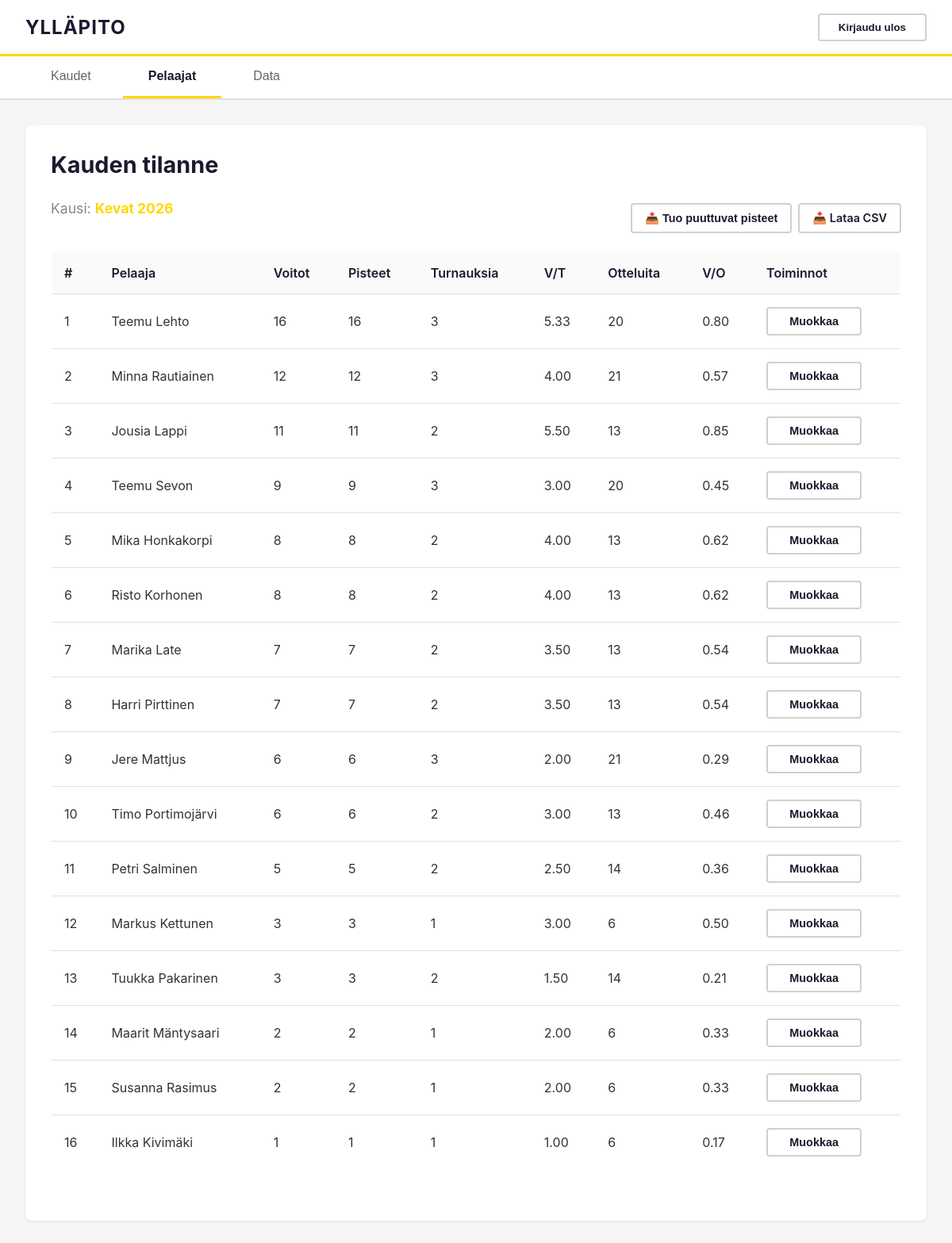
The app's page /admin/players (signed in) with its own data.
### tables this page shows
CREATE TABLE seasons (
            id INTEGER PRIMARY KEY AUTOINCREMENT,
            name TEXT NOT NULL UNIQUE,
            is_current BOOLEAN DEFAULT 0,
            created_at TIMESTAMP DEFAULT CURRENT_TIMESTAMP,
            ended_at TIMESTAMP NULL
        );

CREATE TABLE player_registry (
            id INTEGER PRIMARY KEY AUTOINCREMENT,
            first_name TEXT NOT NULL CHECK(length(trim(first_name)) > 0 AND length(first_name) <= 100),
            last_name TEXT NOT NULL CHECK(length(trim(last_name)) > 0 AND length(last_name) <= 100),
            created_at TIMESTAMP DEFAULT CURRENT_TIMESTAMP,
            UNIQUE(first_name, last_name)
        );

### app.py (the view)
@app.route('/admin/players')
def admin_players():
    db = get_db_connection()
    current_season = get_current_season(db)
    if not current_season:
        flash('Ei aktiivista kautta')
        return redirect('/admin')
    players = db.execute('''
        SELECT
            pr.id,
            pr.first_name,
            pr.last_name,
            COALESCE(auto.auto_points, 0) + COALESCE(adj.adjustment, 0) as wins,
            COALESCE(auto.auto_points, 0) + COALESCE(adj.adjustment, 0) as total_points,
            COALESCE(adj.adjustment, 0) as adjustment,
            COALESCE(auto.auto_tournaments, 0) + COALESCE(adj.tournaments_adjustment, 0) as tournaments_played,
            COALESCE(auto.auto_matches, 0) + COALESCE(adj.matches_adjustment, 0) as matches_played,
            CASE
                WHEN (COALESCE(auto.auto_tournaments, 0) + COALESCE(adj.tournaments_adjustment, 0)) > 0
                THEN ROUND(
                    CAST(COALESCE(auto.auto_points, 0) + COALESCE(adj.adjustment, 0) AS FLOAT) /
                    (COALESCE(auto.auto_tournaments, 0) + COALESCE(adj.tournaments_adjustment, 0)),
                    2
                )
                ELSE 0
            END as wins_per_tournament,
            CASE
                WHEN (COALESCE(auto.auto_matches, 0) + COALESCE(adj.matches_adjustment, 0)) > 0
                THEN ROUND(
                    CAST(COALESCE(auto.auto_points, 0) + COALESCE(adj.adjustment, 0) AS FLOAT) /
                    (COALESCE(auto.auto_matches, 0) + COALESCE(adj.matches_adjustment, 0)),
                    2
                )
                ELSE 0
            END as win_rate
        FROM player_registry pr
        LEFT JOIN (
            SELECT
                pr2.id as player_id,
                COALESCE(SUM(s.points), 0) as auto_points,
                COUNT(DISTINCT m.id) as auto_matches,
                COUNT(DISTINCT t.id) as auto_tournaments
            FROM player_registry pr2
            LEFT JOIN matches m ON (pr2.id IN (m.player1_id, m.player2_id, m.player3_id, m.player4_id))
            LEFT JOIN rounds r ON m.round_id = r.id
            LEFT JOIN tournaments t ON r.tournament_id = t.id
            LEFT JOIN scores s ON (s.match_id = m.id AND s.player_id = pr2.id)
            WHERE t.season_id = ? AND m.completed = 1
            GROUP BY pr2.id
        ) auto ON pr.id = auto.player_id
        LEFT JOIN player_points_adjustment adj
            ON pr.id = adj.player_id AND adj.season_id = ?
        WHERE auto.auto_points > 0 OR adj.adjustment IS NOT NULL
        ORDER BY total_points DESC, pr.last_name ASC
    ''', (current_season['id'], current_season['id'])).fetchall()
    archived_seasons = db.execute("""
        SELECT s.*, COUNT(t.id) as tournament_count
        FROM seasons s
        LEFT JOIN tournaments t ON s.id = t.season_id
        WHERE s.is_current = 0
        GROUP BY s.id
        ORDER BY s.ended_at DESC
    """).fetchall()
    current_tournament_count = db.execute(
        "SELECT COUNT(*) as count FROM tournaments WHERE season_id = ?",
        (current_season['id'],)
    ).fetchone()['count']
    current_season_tournaments = db.execute(
        "SELECT * FROM tournaments WHERE season_id = ? ORDER BY created_at DESC",
        (current_season['id'],)
    ).fetchall()
    db_stats = {
        'seasons': db.execute('SELECT COUNT(*) as count FROM seasons').fetchone()['count'],
        'tournaments': db.execute('SELECT COUNT(*) as count FROM tournaments').fetchone()['count'],
        'players': db.execute('SELECT COUNT(*) as count FROM player_registry').fetchone()['count'],
        'matches': db.execute('SELECT COUNT(*) as count FROM matches').fetchone()['count']
    }
    return render_template('admin_dashboard.html',
                          current_season=current_season,
                          current_tournament_count=current_tournament_count,
                          current_season_tournaments=current_season_tournaments,
                          players=players,
                          archived_seasons=archived_seasons,
                          db_stats=db_stats,
                          active_tab='players')

### app.py (called while the page is built)
def get_current_season(db):
    return db.execute(
        "SELECT * FROM seasons WHERE is_current = 1"
    ).fetchone()

def get_db_connection():
    global _db_initialized
    if not _db_initialized:
        init_db()
        _db_initialized = True
        print("Database initialized successfully!")
    if 'db' not in g:
        g.db = get_db()
    return g.db

@app.before_request
def log_request_start():
    import time
    g.request_start_time = time.time()
    print(f"[REQ START] {request.method} {request.path}")

@app.after_request
def log_request_end(response):
    import time
    if hasattr(g, 'request_start_time'):
        duration = time.time() - g.request_start_time
        print(f"[REQ END] {request.method} {request.path} - {duration:.3f}s - {response.status_code}")
    return response

@app.before_request
def generate_csp_nonce():
    g.csp_nonce = base64.b64encode(secrets.token_bytes(16)).decode('utf-8')

@app.after_request
def add_security_headers(response):
    if response.content_type and 'text/html' in response.content_type:
        nonce = getattr(g, 'csp_nonce', '')
        csp = (
            f"default-src 'self'; "
            f"script-src 'self' 'nonce-{nonce}'; "
            f"style-src 'self' 'unsafe-inline'; "
            f"img-src 'self' data:; "
            f"form-action 'self'; "
            f"frame-ancestors 'none'"
        )
        response.headers['Content-Security-Policy'] = csp
    return response

@app.context_processor
def inject_csp_nonce():
    return {'csp_nonce': getattr(g, 'csp_nonce', '')}

### database.py (called while the page is built)
def get_db():
    try:
        from flask import current_app
        db_path = current_app.config.get('DATABASE', DATABASE)
    except (ImportError, RuntimeError):
        db_path = DATABASE
    uri_mode = db_path.startswith('file:')
    conn = sqlite3.connect(db_path, uri=uri_mode, timeout=10.0)
    conn.row_factory = sqlite3.Row  # Returns rows as dictionaries
    return conn

### templates/admin_dashboard.html (shortened to what this page needs)
<!DOCTYPE html>
<html lang="fi">
<head>
    <link rel="stylesheet" href="{{ url_for('static', filename='css/admin.css') }}">
</head>
<body>
    <header class="admin-header">
        <div class="admin-logo">
            YLLÄPITO
        </div>
        <div class="admin-header-right">
            <a href="{{ url_for('index') }}" style="margin-right: 15px; color: #fff; text-decoration: none; padding: 8px 16px; background: rgba(255,255,255,0.1); border-radius: 4px; display: inline-block;">
            </a>
            <form method="POST" action="/admin/logout" style="margin: 0; display: inline-block;">
                <button type="submit" class="logout-btn">Kirjaudu ulos</button>
            </form>
        </div>
    </header>
    <nav class="tab-nav">
        <button class="tab-btn {{ 'active' if active_tab == 'seasons' or not active_tab else '' }}" data-tab="seasons">Kaudet</button>
        <button class="tab-btn {{ 'active' if active_tab == 'players' else '' }}" data-tab="players-tab">Pelaajat</button>
        <button class="tab-btn" data-tab="data">Data</button>
    </nav>
    <main class="admin-container">
        <div id="players-tab" class="tab-content {{ 'active' if active_tab == 'players' else '' }}">
            <div class="tab-panel">
                <h2>Kauden tilanne</h2>
                {% if current_season %}
                <div class="season-header-row">
                    <p class="season-info">Kausi: <strong>{{ current_season.name }}</strong></p>
                    <div style="display: flex; gap: 0.5rem;">
                        <button type="button" class="btn-secondary btn-small" id="open-import-btn">
                            📤 Tuo puuttuvat pisteet
                        </button>
                        {% if players %}
                        <a href="{{ url_for('admin_export_season_standings') }}" class="btn-secondary btn-small">
                            📥 Lataa CSV
                        </a>
                        {% endif %}
                    </div>
                </div>
                {% if players %}
                <table class="admin-table players-table">
                    <thead>
                        <tr>
                            <th>#</th>
                            <th>Pelaaja</th>
                            <th>Voitot</th>
                            <th>Pisteet</th>
                            <th>Turnauksia</th>
                            <th>V/T</th>
                            <th>Otteluita</th>
                            <th>V/O</th>
                            <th>Toiminnot</th>
                        </tr>
                    </thead>
                    <tbody>
                        {% for player in players %}
                        <tr>
                            <td>{{ loop.index }}</td>
                            <td>{{ player.first_name }} {{ player.last_name }}</td>
                            <td>{{ player.wins }}</td>
                            <td>
                                {{ player.total_points }}
                            </td>
                            <td>{{ player.tournaments_played }}</td>
                            <td>{{ "%.2f"|format(player.wins_per_tournament or 0) }}</td>
                            <td>{{ player.matches_played }}</td>
                            <td>{{ "%.2f"|format(player.win_rate or 0) }}</td>
                            <td>
                                <button type="button" class="btn-secondary btn-small toggle-edit-btn" data-player-id="{{ player.id }}" data-wins="{{ player.wins }}" data-adjustment="{{ player.adjustment or 0 }}" data-total="{{ player.total_points }}">Muokkaa</button>
                            </td>
                        </tr>
                        {% endfor %}
                    </tbody>
                </table>
                {% else %}
                <p class="empty-state-message">Ei pelaajia tällä kaudella.</p>
                {% endif %}
                {% else %}
                <div class="season-card no-season">
                    <h3>⚠️ Ei aktiivista kautta</h3>
                    <p>Aktivoi tai luo kausi Kaudet-välilehdellä.</p>
                </div>
                {% endif %}
            </div>
        </div>
    </main>
</body>
</html>

### static/css/admin.css (style rules this page uses)
:root { --bg-page: #f5f5f5; --bg-surface: #ffffff; --bg-surface-alt: #fafafa; --bg-input: #ffffff; --border-color: #e0e0e0; --border-strong: #d0d0d0; --text-primary: #1a1a2e; --text-body: #333333; --text-muted: #666666; --text-light: #888888; --accent: #FFD700; --accent-hover: #e6c200; --accent-dark: #b8960a; --on-accent: #1a1a2e; --success: #16a34a; --success-light: #dcfce7; --warning: #f59e0b; --warning-light: #fef3c7; --error: #dc2626; --error-light: #fee2e2; --black: #1a1a2e; --dark-gray: #f5f5f5; --medium-gray: #ffffff; --light-gray: #fafafa; --yellow: #FFD700; --yellow-hover: #e6c200; --yellow-dark: #b8960a; --white: #1a1a2e; --neutral-gray: #666666; --empty-state-gray: #888888; --success-green: #16a34a; --warning-orange: #f59e0b; --warning-orange-dark: #d97706; }
* { margin: 0; padding: 0; box-sizing: border-box; }
body { font-family: -apple-system, BlinkMacSystemFont, 'Segoe UI', Roboto, Oxygen, Ubuntu, Cantarell, sans-serif; background-color: var(--bg-page); color: var(--text-body); min-height: 100vh; }
.admin-header { background-color: var(--bg-surface); border-bottom: 3px solid var(--accent); padding: 1rem 2rem; display: flex; justify-content: space-between; align-items: center; box-shadow: 0 1px 3px rgba(0,0,0,0.1); }
.admin-logo { font-size: 1.5rem; font-weight: bold; color: var(--text-primary); letter-spacing: 1px; }
.admin-header-right { display: flex; align-items: center; gap: 1rem; }
.logout-btn { background-color: transparent; color: var(--text-primary); border: 2px solid var(--border-strong); padding: 0.5rem 1.5rem; border-radius: 4px; cursor: pointer; font-weight: 600; transition: all 0.3s ease; text-decoration: none; display: inline-block; }
.tab-nav { background-color: var(--bg-surface); border-bottom: 2px solid var(--border-color); padding: 0 2rem; display: flex; gap: 0.5rem; }
.tab-btn { background-color: transparent; color: var(--text-muted); border: none; padding: 1rem 2rem; cursor: pointer; font-size: 1rem; font-weight: 500; transition: all 0.3s ease; border-bottom: 3px solid transparent; position: relative; }
.tab-btn.active { color: var(--text-primary); border-bottom-color: var(--accent); background-color: var(--bg-surface); font-weight: 600; }
.admin-container { max-width: 1400px; margin: 0 auto; padding: 2rem; }
.tab-content { display: none; }
.tab-content.active { display: block; }
.tab-panel { background-color: var(--bg-surface); border-radius: 8px; padding: 2rem; min-height: 400px; box-shadow: 0 1px 3px rgba(0,0,0,0.1); }
.tab-panel h2 { color: var(--text-primary); margin-bottom: 1.5rem; font-size: 1.8rem; }
.tab-panel p { color: var(--text-light); line-height: 1.6; }
.btn-primary, .btn-secondary, .btn-warning, .btn-danger { padding: 0.75rem 1.5rem; border: none; border-radius: 4px; cursor: pointer; font-weight: 600; font-size: 0.95rem; transition: all 0.3s ease; text-decoration: none; display: inline-block; min-width: 120px; text-align: center; }
.btn-secondary { background-color: var(--bg-surface); color: var(--text-primary); border: 2px solid var(--border-strong); }
.admin-table { width: 100%; border-collapse: collapse; background-color: var(--bg-surface); border: 1px solid var(--border-color); border-radius: 8px; overflow: hidden; }
.admin-table thead { background-color: var(--bg-surface-alt); }
.admin-table th, .admin-table td { padding: 1rem; text-align: left; border-bottom: 1px solid var(--border-color); }
.admin-table th { color: var(--text-primary); font-weight: 600; }
.admin-table td { color: var(--text-body); }
.season-info { color: var(--text-light); margin-bottom: 1.5rem; font-size: 1.1rem; }
.season-info strong { color: var(--yellow); }
.players-table { margin-bottom: 2rem; }
.season-header-row { display: flex; justify-content: space-between; align-items: center; margin-bottom: 1rem; }
.btn-small { padding: 0.5rem 1rem; font-size: 0.9rem; }

### records on screen
seasons: name "Kevat 2026"
player_registry: first_name "Teemu", last_name "Lehto", wins "16", total_points "16", tournaments_played "3", wins_per_tournament "5.33", matches_played "20", win_rate "0.80"
player_registry: first_name "Minna", last_name "Rautiainen", wins "12", total_points "12", tournaments_played "3", wins_per_tournament "4.00", matches_played "21", win_rate "0.57"
player_registry: first_name "Jousia", last_name "Lappi", wins "11", total_points "11", tournaments_played "2", wins_per_tournament "5.50", matches_played "13", win_rate "0.85"
player_registry: first_name "Teemu", last_name "Sevon", wins "9", total_points "9", tournaments_played "3", wins_per_tournament "3.00", matches_played "20", win_rate "0.45"
player_registry: first_name "Mika", last_name "Honkakorpi", wins "8", total_points "8", tournaments_played "2", wins_per_tournament "4.00", matches_played "13", win_rate "0.62"
player_registry: first_name "Risto", last_name "Korhonen", wins "8", total_points "8", tournaments_played "2", wins_per_tournament "4.00", matches_played "13", win_rate "0.62"
player_registry: first_name "Marika", last_name "Late", wins "7", total_points "7", tournaments_played "2", wins_per_tournament "3.50", matches_played "13", win_rate "0.54"
player_registry: first_name "Harri", last_name "Pirttinen", wins "7", total_points "7", tournaments_played "2", wins_per_tournament "3.50", matches_played "13", win_rate "0.54"
player_registry: first_name "Jere", last_name "Mattjus", wins "6", total_points "6", tournaments_played "3", wins_per_tournament "2.00", matches_played "21", win_rate "0.29"
player_registry: first_name "Timo", last_name "Portimojärvi", wins "6", total_points "6", tournaments_played "2", wins_per_tournament "3.00", matches_played "13", win_rate "0.46"
player_registry: first_name "Petri", last_name "Salminen", wins "5", total_points "5", tournaments_played "2", wins_per_tournament "2.50", matches_played "14", win_rate "0.36"
player_registry: first_name "Markus", last_name "Kettunen", wins "3", total_points "3", tournaments_played "1", wins_per_tournament "3.00", matches_played "6", win_rate "0.50"
player_registry: first_name "Tuukka", last_name "Pakarinen", wins "3", total_points "3", tournaments_played "2", wins_per_tournament "1.50", matches_played "14", win_rate "0.21"
player_registry: first_name "Maarit", last_name "Mäntysaari", wins "2", total_points "2", tournaments_played "1", wins_per_tournament "2.00", matches_played "6", win_rate "0.33"
player_registry: first_name "Susanna", last_name "Rasimus", wins "2", total_points "2", tournaments_played "1", wins_per_tournament "2.00", matches_played "6", win_rate "0.33"
player_registry: first_name "Ilkka", last_name "Kivimäki", wins "1", total_points "1", tournaments_played "1", wins_per_tournament "1.00", matches_played "6", win_rate "0.17"
